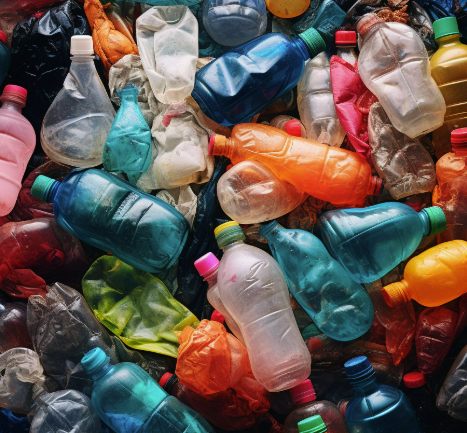
#> input picture Data_Test/Image/Garbage_Img.png, 467 x 433 px, found by its file name
$ python Chapter6.py
#> lines starting #> are read from the running program, lines starting #| are printed output that depends on the picture
import cv2
import numpy as np

img = cv2.imread("C:\Python\OpenCv_All_In_One\Data_Test\Image\Garbage_Img.png")
#> img is the input picture: shape (433, 467, 3); mean B, G, R 79.1, 85.6, 99.2

hor_img = np.hstack((img, img, img))
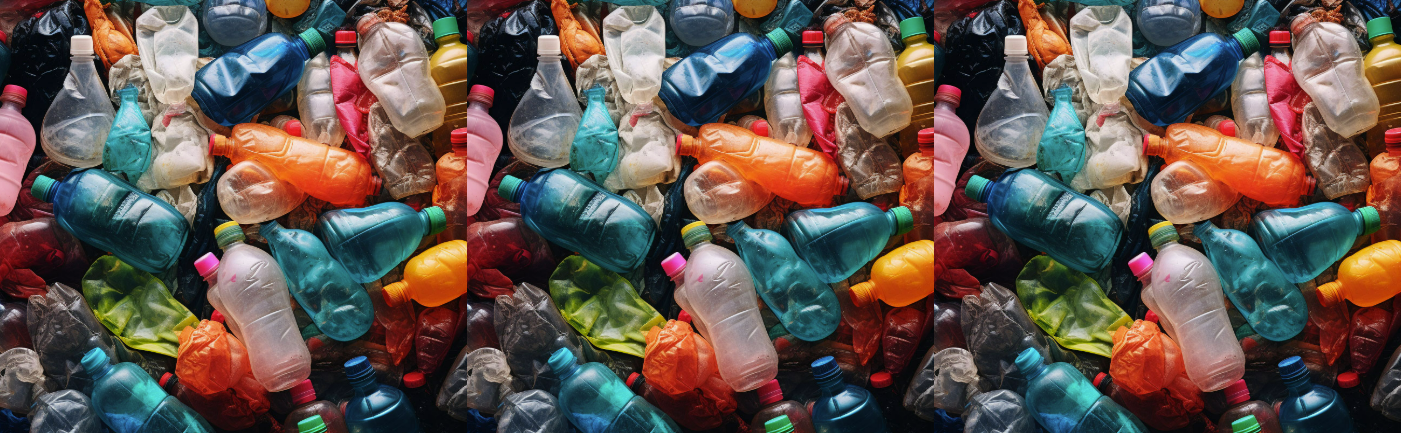
#> hor_img: shape (433, 1401, 3); mean B, G, R 79.1, 85.6, 99.2
ver_img = np.vstack((img, img))
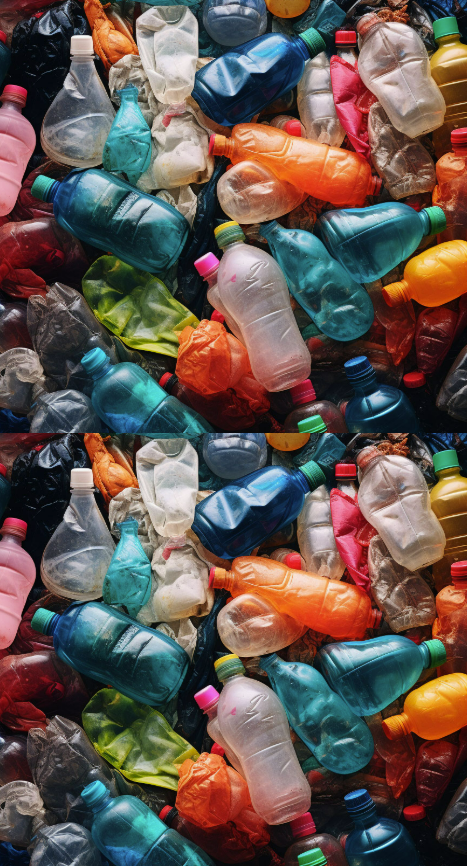
#> ver_img: shape (866, 467, 3); mean B, G, R 79.1, 85.6, 99.2

cv2.imshow("Horizontal:", hor_img)
cv2.imshow("Vertical:", ver_img)
cv2.waitKey(0)
